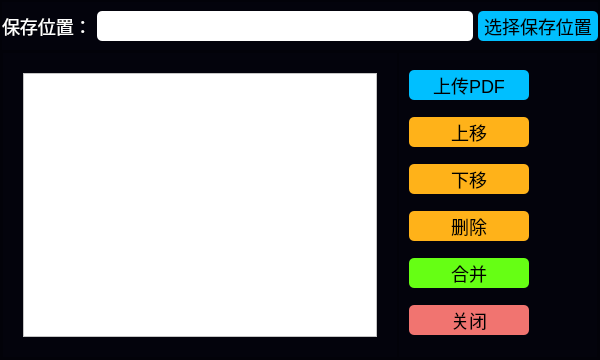
<?xml version="1.0" encoding="UTF-8"?>
<ui version="4.0">
 <class>MainWindow</class>
 <widget class="QMainWindow" name="MainWindow">
  <property name="geometry">
   <rect>
    <x>0</x>
    <y>0</y>
    <width>600</width>
    <height>360</height>
   </rect>
  </property>
  <property name="windowTitle">
   <string>MainWindow</string>
  </property>
  <widget class="QWidget" name="centralwidget">
   <property name="styleSheet">
    <string notr="true">font-family:'微软雅黑 Light';
font-size:18px;</string>
   </property>
   <layout class="QVBoxLayout" name="verticalLayout">
    <property name="spacing">
     <number>0</number>
    </property>
    <property name="leftMargin">
     <number>0</number>
    </property>
    <property name="topMargin">
     <number>0</number>
    </property>
    <property name="rightMargin">
     <number>0</number>
    </property>
    <property name="bottomMargin">
     <number>0</number>
    </property>
    <item>
     <widget class="QFrame" name="frame">
      <property name="styleSheet">
       <string notr="true">background-color:#03030C;</string>
      </property>
      <property name="frameShape">
       <enum>QFrame::StyledPanel</enum>
      </property>
      <property name="frameShadow">
       <enum>QFrame::Raised</enum>
      </property>
      <layout class="QVBoxLayout" name="verticalLayout_2">
       <property name="spacing">
        <number>0</number>
       </property>
       <property name="leftMargin">
        <number>0</number>
       </property>
       <property name="topMargin">
        <number>0</number>
       </property>
       <property name="rightMargin">
        <number>0</number>
       </property>
       <property name="bottomMargin">
        <number>0</number>
       </property>
       <item>
        <widget class="QFrame" name="frame_2">
         <property name="minimumSize">
          <size>
           <width>0</width>
           <height>50</height>
          </size>
         </property>
         <property name="maximumSize">
          <size>
           <width>16777215</width>
           <height>60</height>
          </size>
         </property>
         <property name="frameShape">
          <enum>QFrame::StyledPanel</enum>
         </property>
         <property name="frameShadow">
          <enum>QFrame::Raised</enum>
         </property>
         <layout class="QHBoxLayout" name="horizontalLayout">
          <property name="spacing">
           <number>5</number>
          </property>
          <property name="leftMargin">
           <number>0</number>
          </property>
          <property name="topMargin">
           <number>0</number>
          </property>
          <property name="rightMargin">
           <number>0</number>
          </property>
          <property name="bottomMargin">
           <number>0</number>
          </property>
          <item>
           <widget class="QLabel" name="label">
            <property name="minimumSize">
             <size>
              <width>0</width>
              <height>30</height>
             </size>
            </property>
            <property name="styleSheet">
             <string notr="true">background:transparent;
color:white;</string>
            </property>
            <property name="text">
             <string>保存位置：</string>
            </property>
           </widget>
          </item>
          <item>
           <widget class="QLineEdit" name="lineEdit_save_merge_pdf">
            <property name="minimumSize">
             <size>
              <width>0</width>
              <height>30</height>
             </size>
            </property>
            <property name="styleSheet">
             <string notr="true">background-color:white;
color:black;
border-radius:5px;</string>
            </property>
           </widget>
          </item>
          <item>
           <widget class="QPushButton" name="pushButton_save_mergepdf">
            <property name="minimumSize">
             <size>
              <width>120</width>
              <height>30</height>
             </size>
            </property>
            <property name="styleSheet">
             <string notr="true">background:deepskyblue;
border:none;
border-radius:5px;</string>
            </property>
            <property name="text">
             <string>选择保存位置</string>
            </property>
           </widget>
          </item>
         </layout>
        </widget>
       </item>
       <item>
        <widget class="QFrame" name="frame_3">
         <property name="frameShape">
          <enum>QFrame::StyledPanel</enum>
         </property>
         <property name="frameShadow">
          <enum>QFrame::Raised</enum>
         </property>
         <layout class="QHBoxLayout" name="horizontalLayout_2">
          <property name="spacing">
           <number>0</number>
          </property>
          <property name="leftMargin">
           <number>0</number>
          </property>
          <property name="topMargin">
           <number>0</number>
          </property>
          <property name="rightMargin">
           <number>0</number>
          </property>
          <property name="bottomMargin">
           <number>0</number>
          </property>
          <item>
           <widget class="QFrame" name="frame_4">
            <property name="frameShape">
             <enum>QFrame::StyledPanel</enum>
            </property>
            <property name="frameShadow">
             <enum>QFrame::Raised</enum>
            </property>
            <layout class="QVBoxLayout" name="verticalLayout_4">
             <property name="spacing">
              <number>0</number>
             </property>
             <property name="leftMargin">
              <number>20</number>
             </property>
             <property name="topMargin">
              <number>20</number>
             </property>
             <property name="rightMargin">
              <number>20</number>
             </property>
             <property name="bottomMargin">
              <number>20</number>
             </property>
             <item>
              <widget class="QListWidget" name="listWidget_pdf_list">
               <property name="styleSheet">
                <string notr="true">background:white;</string>
               </property>
              </widget>
             </item>
            </layout>
           </widget>
          </item>
          <item>
           <widget class="QFrame" name="frame_5">
            <property name="minimumSize">
             <size>
              <width>200</width>
              <height>0</height>
             </size>
            </property>
            <property name="frameShape">
             <enum>QFrame::StyledPanel</enum>
            </property>
            <property name="frameShadow">
             <enum>QFrame::Raised</enum>
            </property>
            <layout class="QVBoxLayout" name="verticalLayout_3">
             <property name="spacing">
              <number>10</number>
             </property>
             <property name="leftMargin">
              <number>10</number>
             </property>
             <property name="topMargin">
              <number>10</number>
             </property>
             <property name="rightMargin">
              <number>10</number>
             </property>
             <property name="bottomMargin">
              <number>10</number>
             </property>
             <item>
              <widget class="QPushButton" name="pushButton_upload_pdf">
               <property name="minimumSize">
                <size>
                 <width>0</width>
                 <height>30</height>
                </size>
               </property>
               <property name="maximumSize">
                <size>
                 <width>120</width>
                 <height>16777215</height>
                </size>
               </property>
               <property name="styleSheet">
                <string notr="true">background:deepskyblue;
border:none;
border-radius:5px;</string>
               </property>
               <property name="text">
                <string>上传PDF</string>
               </property>
              </widget>
             </item>
             <item>
              <widget class="QPushButton" name="pushButton_up_pdf">
               <property name="minimumSize">
                <size>
                 <width>0</width>
                 <height>30</height>
                </size>
               </property>
               <property name="maximumSize">
                <size>
                 <width>120</width>
                 <height>16777215</height>
                </size>
               </property>
               <property name="styleSheet">
                <string notr="true">background:#ffb219;
border:none;
border-radius:5px;</string>
               </property>
               <property name="text">
                <string>上移</string>
               </property>
              </widget>
             </item>
             <item>
              <widget class="QPushButton" name="pushButton_down_pdf">
               <property name="minimumSize">
                <size>
                 <width>0</width>
                 <height>30</height>
                </size>
               </property>
               <property name="maximumSize">
                <size>
                 <width>120</width>
                 <height>16777215</height>
                </size>
               </property>
               <property name="styleSheet">
                <string notr="true">background:#ffb219;
border:none;
border-radius:5px;</string>
               </property>
               <property name="text">
                <string>下移</string>
               </property>
              </widget>
             </item>
             <item>
              <widget class="QPushButton" name="pushButton_delete_pdf">
               <property name="minimumSize">
                <size>
                 <width>0</width>
                 <height>30</height>
                </size>
               </property>
               <property name="maximumSize">
                <size>
                 <width>120</width>
                 <height>16777215</height>
                </size>
               </property>
               <property name="styleSheet">
                <string notr="true">background:#ffb219;
border:none;
border-radius:5px;</string>
               </property>
               <property name="text">
                <string>删除</string>
               </property>
              </widget>
             </item>
             <item>
              <widget class="QPushButton" name="pushButton_start_merge_pdf">
               <property name="minimumSize">
                <size>
                 <width>0</width>
                 <height>30</height>
                </size>
               </property>
               <property name="maximumSize">
                <size>
                 <width>120</width>
                 <height>16777215</height>
                </size>
               </property>
               <property name="styleSheet">
                <string notr="true">background:#66ff14;
border:none;
border-radius:5px;</string>
               </property>
               <property name="text">
                <string>合并</string>
               </property>
              </widget>
             </item>
             <item>
              <widget class="QPushButton" name="pushButton_quit">
               <property name="minimumSize">
                <size>
                 <width>0</width>
                 <height>30</height>
                </size>
               </property>
               <property name="maximumSize">
                <size>
                 <width>120</width>
                 <height>16777215</height>
                </size>
               </property>
               <property name="styleSheet">
                <string notr="true">background:#F17470;
border:none;
border-radius:5px;</string>
               </property>
               <property name="text">
                <string>关闭</string>
               </property>
              </widget>
             </item>
            </layout>
           </widget>
          </item>
         </layout>
        </widget>
       </item>
      </layout>
     </widget>
    </item>
   </layout>
  </widget>
 </widget>
 <resources/>
 <connections/>
</ui>
